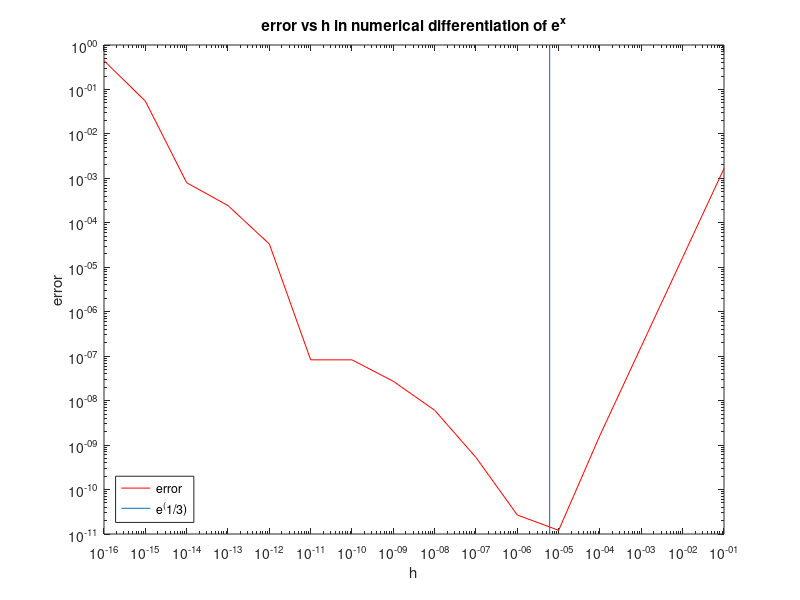

Write MATLAB code to recreate this figure.
%% 2(b)
format long e
f =@(x) exp(x);
fprime =  @(x) exp(x);  %explicit derivative
%initializing a and h
a = 0;
h = logspace(-1,-16,16);
% calculating error
diffApprox = (f(a +h)- f(a-h))./(2*h);
actualDiff = fprime(a);
error = abs(diffApprox - actualDiff);
%plotting error 
loglog(h,error,'r') 
hold on
line([eps^(1/3) eps^(1/3)],[get(gca,'ylim')])
xlabel('h')
ylabel('error')
title('error vs h in numerical differentiation of e^x')
legend('error','e^(1/3)','location','southwest')
% Yes, the result agrees with the data plotted in (b), because the
% vertical line passes near to the minimum error.
